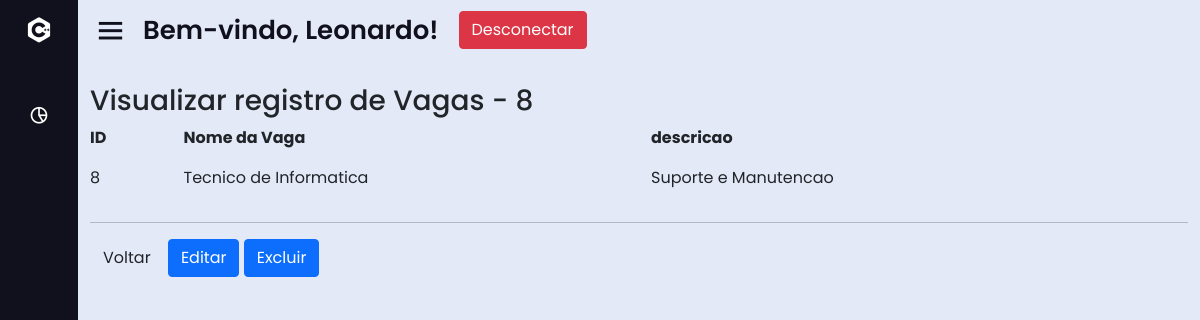
Screenshot of /dash.php?page=view_vaga&id=8 (signed in) with the database file from the repository.
### tables this page shows
CREATE TABLE IF NOT EXISTS `vaga` (
  `id` int(10) unsigned NOT NULL AUTO_INCREMENT,
  `nome` varchar(50) NOT NULL,
  `descricao` varchar(50) NOT NULL DEFAULT '',
  `data` date NOT NULL,
  PRIMARY KEY (`id`) USING BTREE
);

### sis/vaga/view_vaga.php (the view, shortened to what this page needs)
<?php
	$id = (int) $_GET['id'];
	$sql = mysqli_query($con, "select * from vaga where id = '".$id."';");
	$row = mysqli_fetch_array($sql);
?>
<div id="main" class="container-fluid">
	<br>
		<h3 class="page-header">Visualizar registro de Vagas - <?php echo $id;?></h3>
	<div class="row">
		<div class="col-md-1">
			<p><strong>ID</strong></p>
			<p><?php echo $row['id'];?></p>
		</div>
		<div class="col-md-5">
			<p><strong>Nome da Vaga</strong></p>
			<p><?php echo $row['nome'];?></p>
		</div>
		<div class="col-md-3">
			<p><strong>descricao</strong></p>
			<p><?php echo $row['descricao']; ?></p>
		</div>
	</div>
	<hr/>
	<div id="actions" class="row">
		<div class="col-md-12">
			<a href="?page=lista_vaga" class="btn btn-default">Voltar</a>
			<?php echo "<a href=?page=fedita_vaga&id=".$row['id']." class='btn btn-primary'>Editar</a>";?>
			<?php echo "<a href=?page=excluir_vaga&id=".$row['id']." class='btn btn-primary'>Excluir</a>";?>
		</div>
	</div>
</div>

### css/style.css (style rules this page uses)
* { margin: 0; padding: 0; box-sizing: border-box; font-family: 'Poppins', sans-serif; }

### rows the page displays
vaga: id "8", nome "Tecnico de Informatica", descricao "Suporte e Manutencao"

### other values shown
$_SESSION['UsuarioNome'] "Leonardo"
$id "8"
